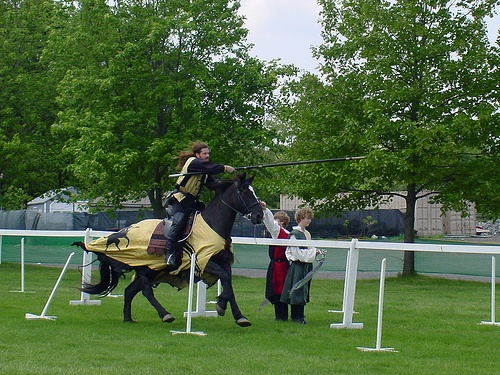
#> input picture HW2/image/2.jpg, 500 x 375 px
$ python Test.py
#> lines starting #> are read from the running program, lines starting #| are printed output that depends on the picture; after the words box and inside, x2 and y2 are one past the last pixel; in counts of white or black regions, pixels touching at a corner belong together
### HW2/HarrisDetector.py
# HW2 Harris Detector implement
# HarrisDetector class
# Author : Yuanfan Guo
# Rev.0 2018.10.8
# Rev.1 2018.10.9
import cv2
import numpy as np
import matplotlib.pyplot as plt


class HarrisDetector():
    def __init__(self,ThresHold = 0.02, WindowSize = 5 , K=0.05, Blocksize = 5):
        self.ThresHold = ThresHold      #Above threshold will count as corner
        self.K = K                      #K is Empirical Constant, 0.04~0.06
        self.WindowSize = WindowSize    #The size of the window
        self.Blocksize = Blocksize            #The Blocksize (usually 3 or 5)
    # [7 lines left out: function SetPara, not called in this run]
    def DetectCorner(self,InImg):
        #InImg : image matrix (gray or color)
        #Detect corners in an img and return Corner list and new image
        Result = InImg.copy()
        gray_img = cv2.cvtColor(InImg, cv2.COLOR_BGR2GRAY)

        img = np.array(gray_img,dtype=np.float64)
        CornerResponse = np.zeros([img.shape[0],img.shape[1]])
        #Calculate Ixx Ixy and Iyy
        Ixx,Ixy,Iyy = self.CalGradient(img)

        Half_w = int(self.WindowSize/2)
        for x in range(Half_w, img.shape[0]-Half_w):
            for y in range(Half_w , img.shape[1]-Half_w):

                ##Compute sums of derivatives

                M11 = sum(Ixx[x - Half_w: x + Half_w + 1, y - Half_w: y + Half_w + 1].ravel())
                M12 = sum(Ixy[x - Half_w: x + Half_w + 1, y - Half_w: y + Half_w + 1].ravel())
                M22 = sum(Iyy[x - Half_w: x + Half_w + 1, y - Half_w: y + Half_w + 1].ravel())

                ##Get Eigen Value and R
                Det = M11*M22 - M12**2
                Trace = M11 + M22

                R = Det - self.K*(Trace**2)
                CornerResponse[x][y] = R
        #Find Local max  Value and plot corner
        Cornerlist = []
        CornerMax = max(CornerResponse.ravel())
        HalfBlcok = int(self.Blocksize/2)
        for x in range(HalfBlcok, img.shape[0]-HalfBlcok):
            for y in range(HalfBlcok , img.shape[1]-HalfBlcok):
                LocalMax = max(CornerResponse[x - HalfBlcok:x+HalfBlcok+1,y-HalfBlcok:y+HalfBlcok+1].ravel())
                #only the Localmax value count as corner
                if (CornerResponse[x, y] >= CornerMax * self.ThresHold) and (CornerResponse[x, y] == LocalMax):
                    Cornerlist.append((x, y))
                    #Plot the Corner point
                    Result[x - HalfBlcok:x+HalfBlcok+1,y-HalfBlcok:y+HalfBlcok+1] = [0,0,255]
        return Result, Cornerlist


    def CalGradient(self,img):
        dy, dx = np.gradient(img)
        Ixx = dx**2
        Iyy = dy**2
        Ixy = dx*dy

        return Ixx,Ixy,Iyy

### HW2/Test.py
#HW2 Test and show result
#
#Author: Yuanfan Guo
#Rev.0 2018.10.8

import cv2
import numpy as np

from HarrisDetector import HarrisDetector


Detector = HarrisDetector(K = 0.04)
TestImg = cv2.imread('./image/2.jpg')
#> TestImg is the input picture: shape (375, 500, 3); mean B, G, R 64.8, 103.6, 80.1
ColorImg = TestImg.copy()
gray = cv2.cvtColor(TestImg,cv2.COLOR_BGR2GRAY)
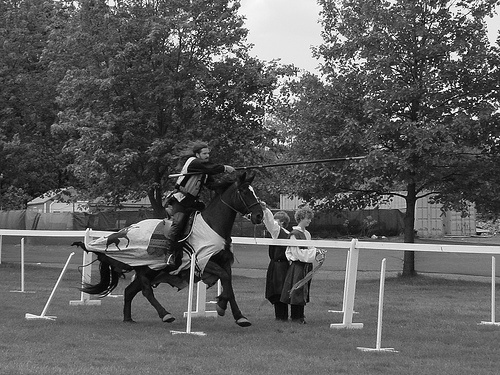
#> gray: shape (375, 500); min 0, max 255, mean 92.1
dst = cv2.cornerHarris(gray,2,3,0.04)
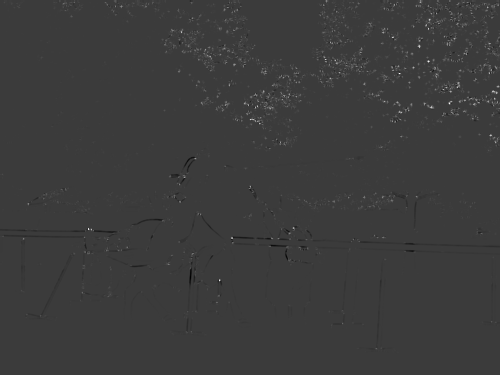
#> dst: shape (375, 500) float32; min -0.0171, max 0.0563, mean 0.000196; drawn with min black and max white
dst = cv2.dilate(dst,None)
ColorImg[dst>0.01*dst.max()] = [0,0,255]
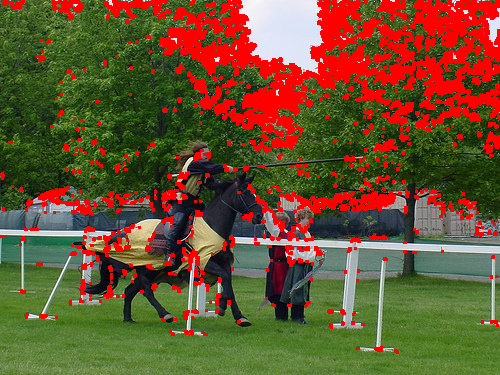
#> ColorImg: shape (375, 500, 3); 17.87% of pixels changed, all inside (x1, y1, x2, y2) = (0, 0, 500, 354)
cv2.namedWindow('OpencvHarris')
cv2.imshow('OpencvHarris',ColorImg)
Result, Cornerlist = Detector.DetectCorner(TestImg)
#> in CalGradient, `Iyy = dy**2`:
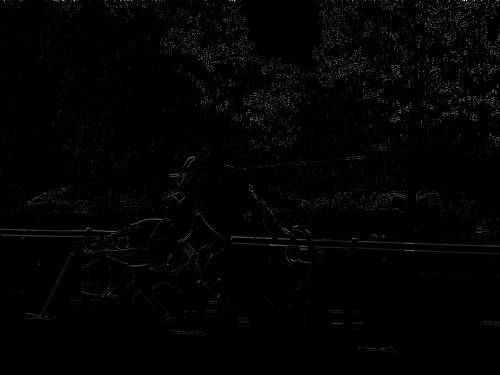
#> Iyy: shape (375, 500) float64; min 0, max 39601, mean 491.2; drawn with min black and max white
#> in CalGradient, `Ixy = dx*dy`:
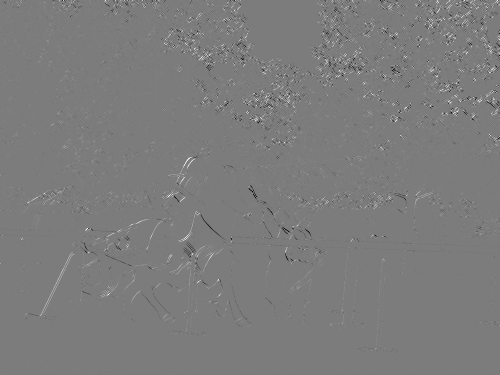
#> Ixy: shape (375, 500) float64; min -14821.5, max 15562.5, mean 41.6; drawn with min black and max white
#> after the loop in DetectCorner, `for x in range(Half_w, img.shape[0]-Half_w):`:
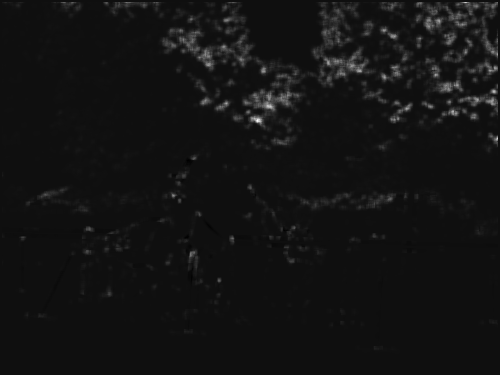
#> CornerResponse: shape (375, 500) float64; min -966480376.8, max 1.48e+10, mean 247519793.9; drawn with min black and max white
#> in DetectCorner, `CornerMax = max(CornerResponse.ravel())`: CornerMax = 1.48e+10
#> after the loop in DetectCorner, `for x in range(HalfBlcok, img.shape[0]-HalfBlcok):`:
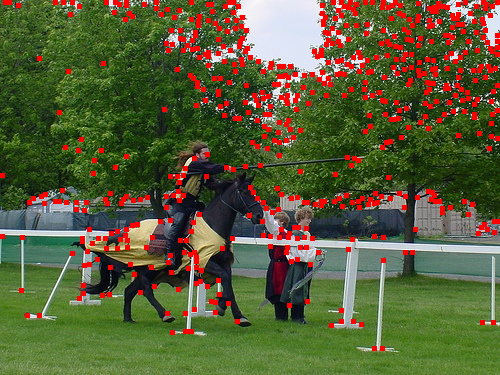
#> Result: shape (375, 500, 3); mean B, G, R 56.2, 93.5, 91.7
#> after the loop in DetectCorner, `for x in range(HalfBlcok, img.shape[0]-HalfBlcok):`: Cornerlist = 629 pairs, first value 2 to 348, second value 2 to 497

cv2.namedWindow('Original Image')
cv2.namedWindow('Detected Image')
cv2.imshow('Detected Image',Result)
cv2.imshow('Original Image',TestImg)
cv2.waitKey(0)


cv2.destroyAllWindows()

$ run again, with HW2/image/1.jpg copied over HW2/image/2.jpg
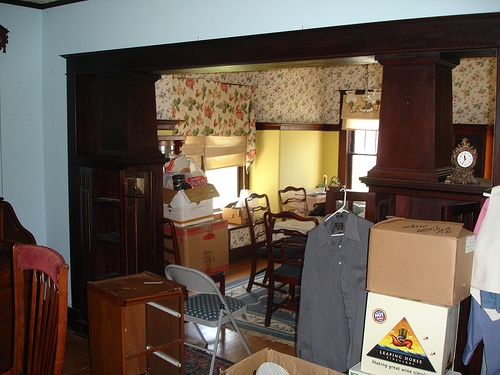
#> input picture HW2/image/1.jpg, 500 x 375 px
#> TestImg is the input picture: shape (375, 500, 3); mean B, G, R 80.4, 91.9, 104.1
#> ColorImg: shape (375, 500, 3); 4.09% of pixels changed, all inside (x1, y1, x2, y2) = (0, 24, 500, 375)
#> in CalGradient, `Ixy = dx*dy`:
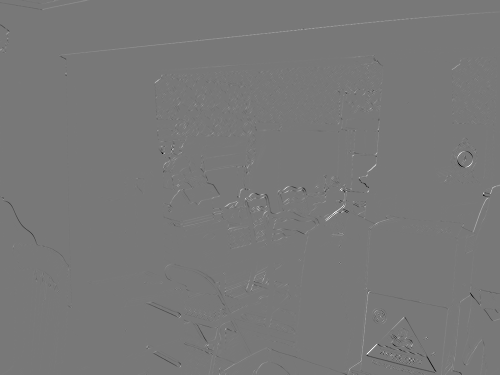
#> Ixy: shape (375, 500) float64; min -13676.8, max 15187.5, mean 10.4; drawn with min black and max white
#> CornerMax = 7.73e+09
#> after the loop in DetectCorner, `for x in range(HalfBlcok, img.shape[0]-HalfBlcok):`:
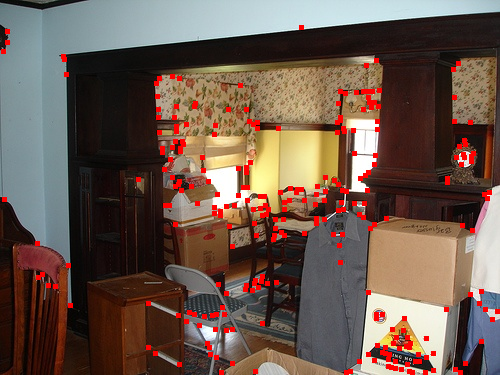
#> Result: shape (375, 500, 3); mean B, G, R 77.1, 88, 108.7
#> after the loop in DetectCorner, `for x in range(HalfBlcok, img.shape[0]-HalfBlcok):`: Cornerlist = 278 pairs, first value 27 to 372, second value 3 to 497

$ run again, with HW2/image/3.jpg copied over HW2/image/2.jpg
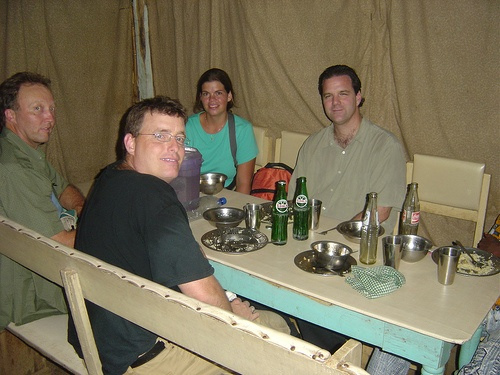
#> input picture HW2/image/3.jpg, 500 x 375 px
#> TestImg is the input picture: shape (375, 500, 3); mean B, G, R 89.2, 112.8, 120.3
#> ColorImg: shape (375, 500, 3); 4.37% of pixels changed, all inside (x1, y1, x2, y2) = (2, 86, 500, 375)
#> CornerMax = 3.34e+09
#> after the loop in DetectCorner, `for x in range(HalfBlcok, img.shape[0]-HalfBlcok):`:
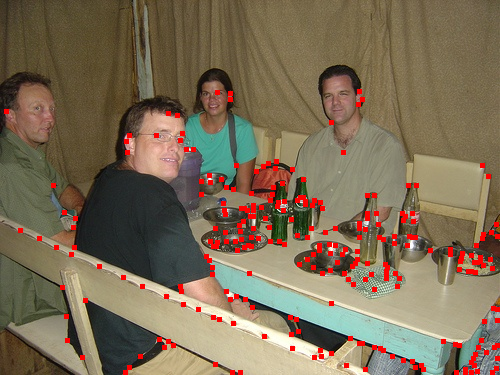
#> Result: shape (375, 500, 3); mean B, G, R 85.7, 108.6, 124.8
#> after the loop in DetectCorner, `for x in range(HalfBlcok, img.shape[0]-HalfBlcok):`: Cornerlist = 271 pairs, first value 91 to 372, second value 6 to 497
